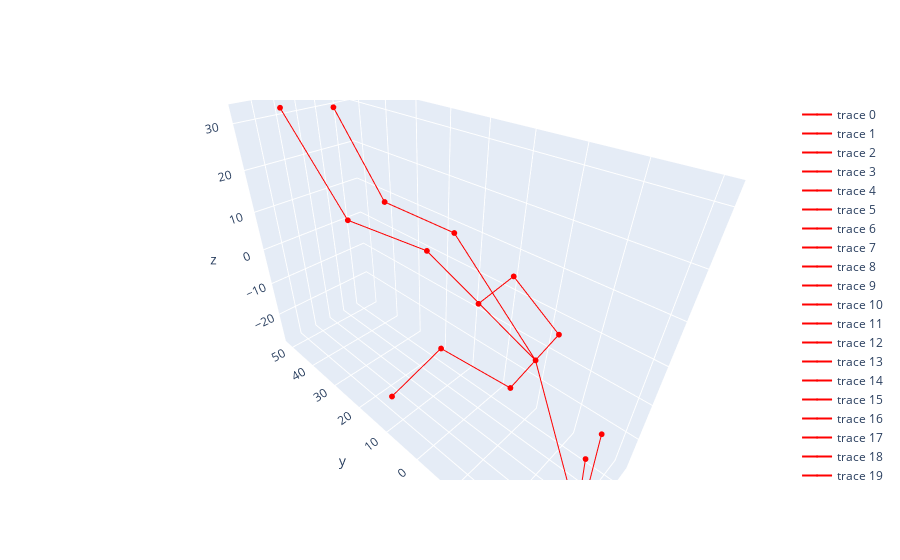
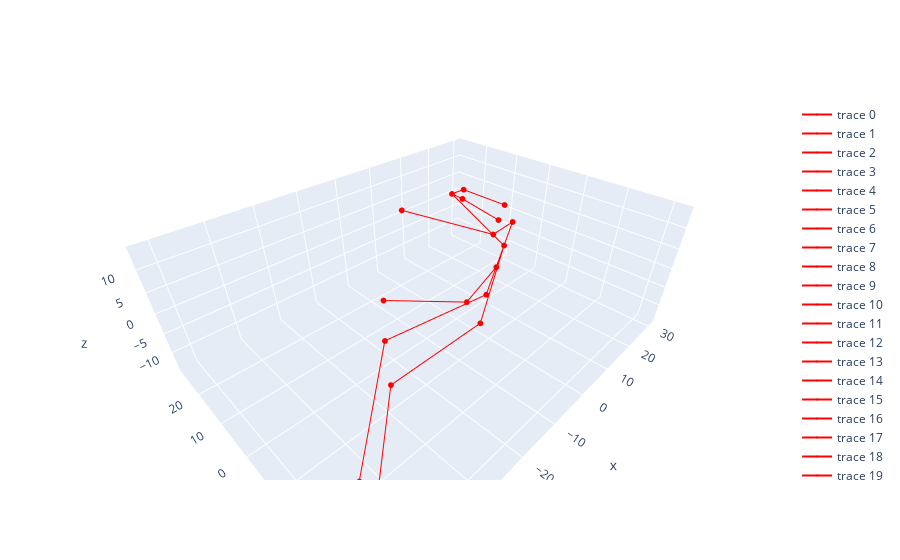

Write notebook code for charts like these, in order.
### Code cell
roll = 90
pitch = 90
yaw = 0
R = rpy2rm(np.deg2rad(roll), np.deg2rad(pitch), np.deg2rad(yaw))

IDX = 0
open_pose_landmark = OpenPoseLandmark.mediapipe2openpose(pose_data_list[IDX])
open_pose_landmark -= open_pose_landmark.mean(axis=0)

open_pose_landmark_rotated = np.matmul(
    R, open_pose_landmark.T
).T

plot3d(open_pose_landmark, OpenPoseLandmark.CONN_PATH_LIST)
plot3d(open_pose_landmark_rotated, OpenPoseLandmark.CONN_PATH_LIST)

### Figure 1 — Plotly figure (JSON) as saved in the notebook; plotly's stock layout.template omitted (floating-point values rounded to 4 significant figures)
{"data": [{"line": {"color": "red"}, "marker": {"color": "red", "size": 2}, "mode": "lines+markers+text", "type": "scatter3d", "x": [2.066, 1.502], "y": [-29.1, -30.02], "z": [-9.839, -25.35]}, {"line": {"color": "red"}, "marker": {"color": "red", "size": 2}, "mode": "lines+markers+text", "type": "scatter3d", "x": [1.502, 0.203], "y": [-30.02, -27.66], "z": [-25.35, -27.74]}, {"line": {"color": "red"}, "marker": {"color": "red", "size": 2}, "mode": "lines+markers+text", "type": "scatter3d", "x": [0.203, -1.435], "y": [-27.66, -30.01], "z": [-27.74, -25.64]}, {"line": {"color": "red"}, "marker": {"color": "red", "size": 2}, "mode": "lines+markers+text", "type": "scatter3d", "x": [-1.435, -3.061], "y": [-30.01, -29.27], "z": [-25.64, -11.53]}, {"line": {"color": "red"}, "marker": {"color": "red", "size": 2}, "mode": "lines+markers+text", "type": "scatter3d", "x": [-3.061, -1.435], "y": [-29.27, -30.01], "z": [-11.53, -25.64]}, {"line": {"color": "red"}, "marker": {"color": "red", "size": 2}, "mode": "lines+markers+text", "type": "scatter3d", "x": [-1.435, 0.203], "y": [-30.01, -27.66], "z": [-25.64, -27.74]}, {"line": {"color": "red"}, "marker": {"color": "red", "size": 2}, "mode": "lines+markers+text", "type": "scatter3d", "x": [0.203, -0.78], "y": [-27.66, -15.72], "z": [-27.74, 0.614]}, {"line": {"color": "red"}, "marker": {"color": "red", "size": 2}, "mode": "lines+markers+text", "type": "scatter3d", "x": [-0.78, 6.129], "y": [-15.72, -15.74], "z": [0.614, 2.271]}, {"line": {"color": "red"}, "marker": {"color": "red", "size": 2}, "mode": "lines+markers+text", "type": "scatter3d", "x": [6.129, 9.734], "y": [-15.74, -2.391], "z": [2.271, 6.929]}, {"line": {"color": "red"}, "marker": {"color": "red", "size": 2}, "mode": "lines+markers+text", "type": "scatter3d", "x": [9.734, 13.89], "y": [-2.391, 8.973], "z": [6.929, -8.053]}, {"line": {"color": "red"}, "marker": {"color": "red", "size": 2}, "mode": "lines+markers+text", "type": "scatter3d", "x": [13.89, 9.734], "y": [8.973, -2.391], "z": [-8.053, 6.929]}, {"line": {"color": "red"}, "marker": {"color": "red", "size": 2}, "mode": "lines+markers+text", "type": "scatter3d", "x": [9.734, 6.129], "y": [-2.391, -15.74], "z": [6.929, 2.271]}, {"line": {"color": "red"}, "marker": {"color": "red", "size": 2}, "mode": "lines+markers+text", "type": "scatter3d", "x": [6.129, -0.78], "y": [-15.74, -15.72], "z": [2.271, 0.614]}, {"line": {"color": "red"}, "marker": {"color": "red", "size": 2}, "mode": "lines+markers+text", "type": "scatter3d", "x": [-0.78, -7.69], "y": [-15.72, -15.7], "z": [0.614, -1.043]}, {"line": {"color": "red"}, "marker": {"color": "red", "size": 2}, "mode": "lines+markers+text", "type": "scatter3d", "x": [-7.69, -10.55], "y": [-15.7, -2.308], "z": [-1.043, 1.016]}, {"line": {"color": "red"}, "marker": {"color": "red", "size": 2}, "mode": "lines+markers+text", "type": "scatter3d", "x": [-10.55, -14.05], "y": [-2.308, 8.33], "z": [1.016, -17.17]}, {"line": {"color": "red"}, "marker": {"color": "red", "size": 2}, "mode": "lines+markers+text", "type": "scatter3d", "x": [-14.05, -10.55], "y": [8.33, -2.308], "z": [-17.17, 1.016]}, {"line": {"color": "red"}, "marker": {"color": "red", "size": 2}, "mode": "lines+markers+text", "type": "scatter3d", "x": [-10.55, -7.69], "y": [-2.308, -15.7], "z": [1.016, -1.043]}, {"line": {"color": "red"}, "marker": {"color": "red", "size": 2}, "mode": "lines+markers+text", "type": "scatter3d", "x": [-7.69, -0.78], "y": [-15.7, -15.72], "z": [-1.043, 0.614]}, {"line": {"color": "red"}, "marker": {"color": "red", "size": 2}, "mode": "lines+markers+text", "type": "scatter3d", "x": [-0.78, 4.044], "y": [-15.72, 8.483], "z": [0.614, 14.54]}, {"line": {"color": "red"}, "marker": {"color": "red", "size": 2}, "mode": "lines+markers+text", "type": "scatter3d", "x": [4.044, 6.068], "y": [8.483, 31.75], "z": [14.54, 12.87]}, {"line": {"color": "red"}, "marker": {"color": "red", "size": 2}, "mode": "lines+markers+text", "type": "scatter3d", "x": [6.068, 7.42], "y": [31.75, 49.94], "z": [12.87, 30.07]}, {"line": {"color": "red"}, "marker": {"color": "red", "size": 2}, "mode": "lines+markers+text", "type": "scatter3d", "x": [7.42, 6.068], "y": [49.94, 31.75], "z": [30.07, 12.87]}, {"line": {"color": "red"}, "marker": {"color": "red", "size": 2}, "mode": "lines+markers+text", "type": "scatter3d", "x": [6.068, 4.044], "y": [31.75, 8.483], "z": [12.87, 14.54]}, {"line": {"color": "red"}, "marker": {"color": "red", "size": 2}, "mode": "lines+markers+text", "type": "scatter3d", "x": [4.044, -0.78], "y": [8.483, -15.72], "z": [14.54, 0.614]}, {"line": {"color": "red"}, "marker": {"color": "red", "size": 2}, "mode": "lines+markers+text", "type": "scatter3d", "x": [-0.78, -3.414], "y": [-15.72, 8.439], "z": [0.614, 13.66]}, {"line": {"color": "red"}, "marker": {"color": "red", "size": 2}, "mode": "lines+markers+text", "type": "scatter3d", "x": [-3.414, -4.896], "y": [8.439, 30.89], "z": [13.66, 12.48]}, {"line": {"color": "red"}, "marker": {"color": "red", "size": 2}, "mode": "lines+markers+text", "type": "scatter3d", "x": [-4.896, -5.179], "y": [30.89, 51.12], "z": [12.48, 31.92]}], "layout": {"scene": {"camera": {"eye": {"x": -1, "y": -1, "z": 1}}}}}

### Figure 2 — Plotly figure (JSON) as saved in the notebook; plotly's stock layout.template omitted (floating-point values rounded to 4 significant figures)
{"data": [{"line": {"color": "red"}, "marker": {"color": "red", "size": 2}, "mode": "lines+markers+text", "type": "scatter3d", "x": [29.1, 30.02], "y": [9.839, 25.35], "z": [2.066, 1.502]}, {"line": {"color": "red"}, "marker": {"color": "red", "size": 2}, "mode": "lines+markers+text", "type": "scatter3d", "x": [30.02, 27.66], "y": [25.35, 27.74], "z": [1.502, 0.203]}, {"line": {"color": "red"}, "marker": {"color": "red", "size": 2}, "mode": "lines+markers+text", "type": "scatter3d", "x": [27.66, 30.01], "y": [27.74, 25.64], "z": [0.203, -1.435]}, {"line": {"color": "red"}, "marker": {"color": "red", "size": 2}, "mode": "lines+markers+text", "type": "scatter3d", "x": [30.01, 29.27], "y": [25.64, 11.53], "z": [-1.435, -3.061]}, {"line": {"color": "red"}, "marker": {"color": "red", "size": 2}, "mode": "lines+markers+text", "type": "scatter3d", "x": [29.27, 30.01], "y": [11.53, 25.64], "z": [-3.061, -1.435]}, {"line": {"color": "red"}, "marker": {"color": "red", "size": 2}, "mode": "lines+markers+text", "type": "scatter3d", "x": [30.01, 27.66], "y": [25.64, 27.74], "z": [-1.435, 0.203]}, {"line": {"color": "red"}, "marker": {"color": "red", "size": 2}, "mode": "lines+markers+text", "type": "scatter3d", "x": [27.66, 15.72], "y": [27.74, -0.614], "z": [0.203, -0.78]}, {"line": {"color": "red"}, "marker": {"color": "red", "size": 2}, "mode": "lines+markers+text", "type": "scatter3d", "x": [15.72, 15.74], "y": [-0.614, -2.271], "z": [-0.78, 6.129]}, {"line": {"color": "red"}, "marker": {"color": "red", "size": 2}, "mode": "lines+markers+text", "type": "scatter3d", "x": [15.74, 2.391], "y": [-2.271, -6.929], "z": [6.129, 9.734]}, {"line": {"color": "red"}, "marker": {"color": "red", "size": 2}, "mode": "lines+markers+text", "type": "scatter3d", "x": [2.391, -8.973], "y": [-6.929, 8.053], "z": [9.734, 13.89]}, {"line": {"color": "red"}, "marker": {"color": "red", "size": 2}, "mode": "lines+markers+text", "type": "scatter3d", "x": [-8.973, 2.391], "y": [8.053, -6.929], "z": [13.89, 9.734]}, {"line": {"color": "red"}, "marker": {"color": "red", "size": 2}, "mode": "lines+markers+text", "type": "scatter3d", "x": [2.391, 15.74], "y": [-6.929, -2.271], "z": [9.734, 6.129]}, {"line": {"color": "red"}, "marker": {"color": "red", "size": 2}, "mode": "lines+markers+text", "type": "scatter3d", "x": [15.74, 15.72], "y": [-2.271, -0.614], "z": [6.129, -0.78]}, {"line": {"color": "red"}, "marker": {"color": "red", "size": 2}, "mode": "lines+markers+text", "type": "scatter3d", "x": [15.72, 15.7], "y": [-0.614, 1.043], "z": [-0.78, -7.69]}, {"line": {"color": "red"}, "marker": {"color": "red", "size": 2}, "mode": "lines+markers+text", "type": "scatter3d", "x": [15.7, 2.308], "y": [1.043, -1.016], "z": [-7.69, -10.55]}, {"line": {"color": "red"}, "marker": {"color": "red", "size": 2}, "mode": "lines+markers+text", "type": "scatter3d", "x": [2.308, -8.33], "y": [-1.016, 17.17], "z": [-10.55, -14.05]}, {"line": {"color": "red"}, "marker": {"color": "red", "size": 2}, "mode": "lines+markers+text", "type": "scatter3d", "x": [-8.33, 2.308], "y": [17.17, -1.016], "z": [-14.05, -10.55]}, {"line": {"color": "red"}, "marker": {"color": "red", "size": 2}, "mode": "lines+markers+text", "type": "scatter3d", "x": [2.308, 15.7], "y": [-1.016, 1.043], "z": [-10.55, -7.69]}, {"line": {"color": "red"}, "marker": {"color": "red", "size": 2}, "mode": "lines+markers+text", "type": "scatter3d", "x": [15.7, 15.72], "y": [1.043, -0.614], "z": [-7.69, -0.78]}, {"line": {"color": "red"}, "marker": {"color": "red", "size": 2}, "mode": "lines+markers+text", "type": "scatter3d", "x": [15.72, -8.483], "y": [-0.614, -14.54], "z": [-0.78, 4.044]}, {"line": {"color": "red"}, "marker": {"color": "red", "size": 2}, "mode": "lines+markers+text", "type": "scatter3d", "x": [-8.483, -31.75], "y": [-14.54, -12.87], "z": [4.044, 6.068]}, {"line": {"color": "red"}, "marker": {"color": "red", "size": 2}, "mode": "lines+markers+text", "type": "scatter3d", "x": [-31.75, -49.94], "y": [-12.87, -30.07], "z": [6.068, 7.42]}, {"line": {"color": "red"}, "marker": {"color": "red", "size": 2}, "mode": "lines+markers+text", "type": "scatter3d", "x": [-49.94, -31.75], "y": [-30.07, -12.87], "z": [7.42, 6.068]}, {"line": {"color": "red"}, "marker": {"color": "red", "size": 2}, "mode": "lines+markers+text", "type": "scatter3d", "x": [-31.75, -8.483], "y": [-12.87, -14.54], "z": [6.068, 4.044]}, {"line": {"color": "red"}, "marker": {"color": "red", "size": 2}, "mode": "lines+markers+text", "type": "scatter3d", "x": [-8.483, 15.72], "y": [-14.54, -0.614], "z": [4.044, -0.78]}, {"line": {"color": "red"}, "marker": {"color": "red", "size": 2}, "mode": "lines+markers+text", "type": "scatter3d", "x": [15.72, -8.439], "y": [-0.614, -13.66], "z": [-0.78, -3.414]}, {"line": {"color": "red"}, "marker": {"color": "red", "size": 2}, "mode": "lines+markers+text", "type": "scatter3d", "x": [-8.439, -30.89], "y": [-13.66, -12.48], "z": [-3.414, -4.896]}, {"line": {"color": "red"}, "marker": {"color": "red", "size": 2}, "mode": "lines+markers+text", "type": "scatter3d", "x": [-30.89, -51.12], "y": [-12.48, -31.92], "z": [-4.896, -5.179]}], "layout": {"scene": {"camera": {"eye": {"x": -1, "y": -1, "z": 1}}}}}
